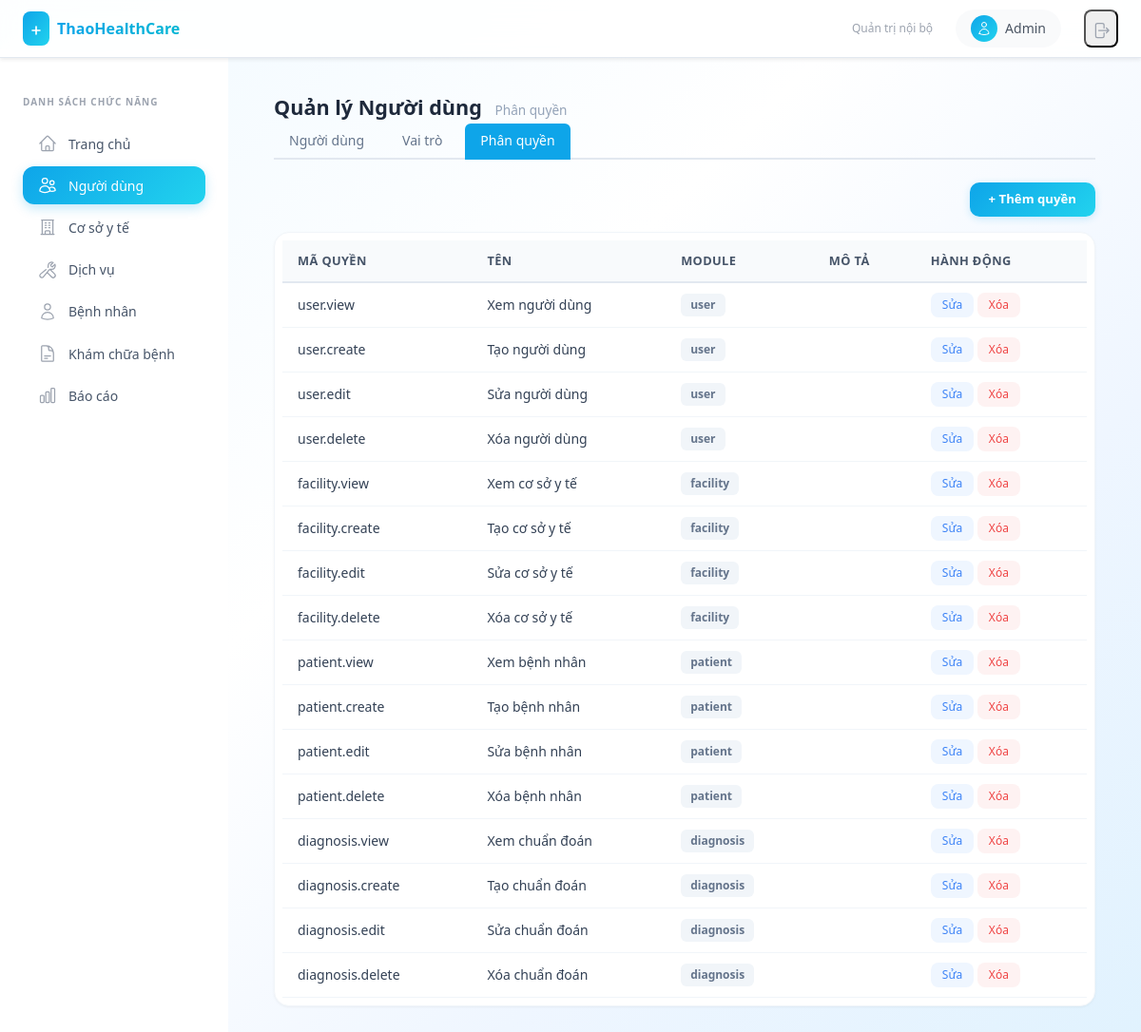
Before: /permissions/ (signed in) with the older database file.
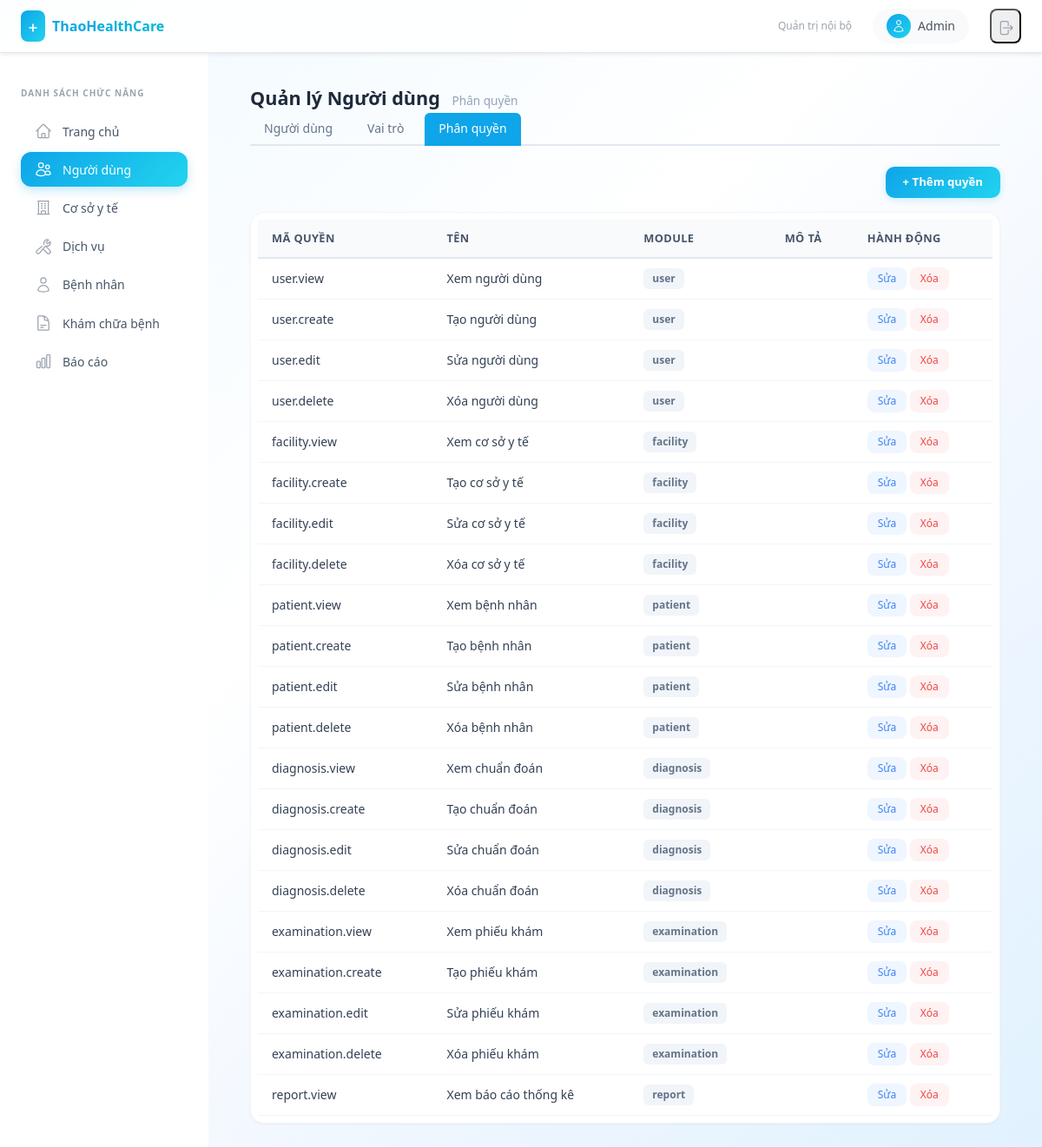
After: the same page with the newer database file.
### api/models.py (models this page shows, shortened)
class Permission(models.Model):
    code = models.CharField(max_length=100, unique=True)
    name = models.CharField(max_length=200)
    module = models.CharField(max_length=100)
    description = models.TextField(blank=True, null=True)

### api/views.py (the view)
# urls.py: path('permissions/', permission_list, name='permission_list'),
@admin_required
def permission_list(request):
    permissions = Permission.objects.all()
    modules = Permission.objects.values_list('module', flat=True).distinct()
    return render(request, 'permission_list.html', {
        'permissions': permissions,
        'modules': list(modules),
        'tab': 'users',
        'subtab': 'permissions',
    })

### api/models.py (called while the page is built)
    @property
    def role_code(self):
        return self.role.code if self.role else None

### api/templates/permission_list.html (shortened to what this page needs)
{% extends "base.html" %}
{% load static %}
{% block content %}
<link rel="stylesheet" href="https://cdn.datatables.net/1.13.6/css/dataTables.bootstrap5.min.css">
<h3 class="page-title">Quản lý Người dùng <small>Phân quyền</small></h3>
{% include "user_subtabs.html" %}
<div class="table-toolbar">
    <button class="btn-add" onclick="openCreateModal()">+ Thêm quyền</button>
</div>
<div class="table-card">
<table id="permTable" class="table">
    <thead>
        <tr>
            <th>Mã quyền</th>
            <th>Tên</th>
            <th>Module</th>
            <th>Mô tả</th>
            <th>Hành động</th>
        </tr>
    </thead>
    <tbody>
        {% for p in permissions %}
        <tr id="row-{{ p.id }}">
            <td><span style="font-weight:500;">{{ p.code }}</span></td>
            <td>{{ p.name }}</td>
            <td><span class="badge-role badge-role-default">{{ p.module }}</span></td>
            <td>{{ p.description|default:"" }}</td>
            <td>
                <button class="btn-action btn-action-edit" onclick="openEditModal({{ p.id }}, '{{ p.code }}', '{{ p.name }}', '{{ p.module }}', `{{ p.description|default:''|escapejs }}`)">Sửa</button>
                <button class="btn-action btn-action-delete" onclick="deletePerm({{ p.id }})">Xóa</button>
            </td>
        </tr>
        {% endfor %}
    </tbody>
</table>
</div>
{% endblock %}

Changed rows visible on the page:
added Permission: code "examination.view", name "Xem phiếu khám", module "examination"
added Permission: code "examination.create", name "Tạo phiếu khám", module "examination"
added Permission: code "examination.edit", name "Sửa phiếu khám", module "examination"
added Permission: code "examination.delete", name "Xóa phiếu khám", module "examination"
added Permission: code "report.view", name "Xem báo cáo thống kê", module "report"
